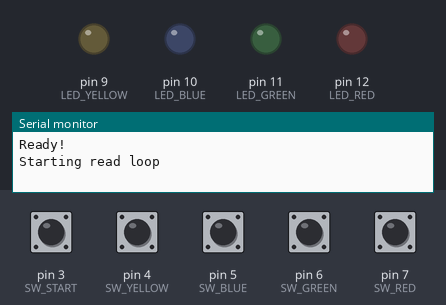
Bench run of a sketch on a simulated Arduino Uno, built with avr-gcc and run on an emulated ATmega328P. Parts: output pins drawn as LEDs (lit = HIGH), the last lines printed to the serial monitor. Dashed ring = blinking. Inputs (shaded band) come from the test bench; at power-on: pin 3 (SW_START) HIGH, pin 4 (SW_YELLOW), pin 5 (SW_BLUE), pin 6 (SW_GREEN), pin 7 (SW_RED) LOW.

Above: at 4.8 s.
4.9 s: pin 4 (SW_YELLOW) pulled HIGH for 0.15 s
At 6.8 s:
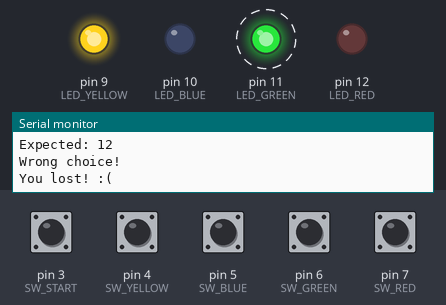
At 7.8 s:
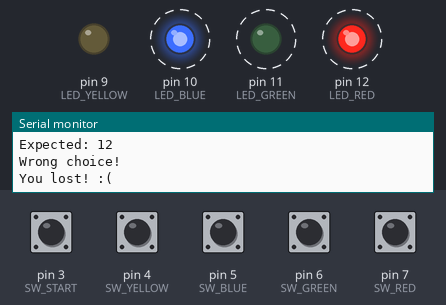
Timing chart, 0 to 14.0 s (numbered marks = the images above; inputs shaded):
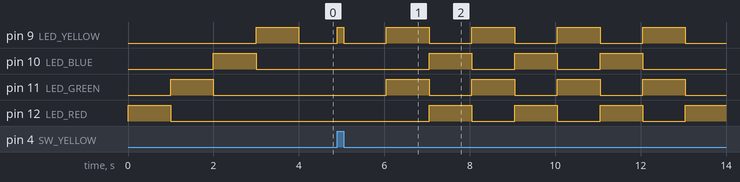

The sketch:

simon.ino
```cpp
#define SW_RED 7
#define SW_GREEN 6
#define SW_BLUE 5
#define SW_YELLOW 4
#define SW_START 3

#define LED_RED 12
#define LED_GREEN 11
#define LED_BLUE 10
#define LED_YELLOW 9

int level = 1;

void setup() {
  Serial.begin(9600);

  pinMode(SW_RED, INPUT);
  pinMode(SW_GREEN, INPUT);
  pinMode(SW_BLUE, INPUT);
  pinMode(SW_YELLOW, INPUT);

  pinMode(LED_RED, OUTPUT);
  pinMode(LED_GREEN, OUTPUT);
  pinMode(LED_BLUE, OUTPUT);
  pinMode(LED_YELLOW, OUTPUT);

  digitalWrite(LED_RED, LOW);
  digitalWrite(LED_GREEN, LOW);
  digitalWrite(LED_BLUE, LOW);
  digitalWrite(LED_YELLOW, LOW);
}

// Generate initial game sequence
void initSeq(int seq[]) {
  seq[0] = LED_RED;
  seq[1] = LED_GREEN;
  seq[2] = LED_BLUE;
  seq[3] = LED_YELLOW;
}

// Displays the current sequence to the LEDs
void showSeq(int seq[]) {
  for (int i = 0; i < 4; i++) {
    digitalWrite(seq[i], HIGH);
    delay(1000);
    digitalWrite(seq[i], LOW);
  }
}

bool debounce() {
  return digitalRead(SW_RED) || digitalRead(SW_GREEN) || digitalRead(SW_BLUE) || digitalRead(SW_YELLOW);
}

// Read the player's attempt at the game sequence
int readSeq(int seq[]) {
  int pos = 0;
  int choice;
  while (pos < 4) {
    Serial.println("Starting read loop");
    choice = 0;

    // Read one choice from player
    while (choice == 0) {
      if (digitalRead(SW_RED) == HIGH) {
        digitalWrite(LED_RED, HIGH);
        choice = LED_RED;
        Serial.println("Got input from red");
        break;
      }

      if (digitalRead(SW_GREEN) == HIGH) {
        digitalWrite(LED_GREEN, HIGH);
        choice = LED_GREEN;
        Serial.println("Got input from green");
        break;
      }

      if (digitalRead(SW_BLUE) == HIGH) {
        digitalWrite(LED_BLUE, HIGH);
        choice = LED_BLUE;
        Serial.println("Got input from blue");
        break;
      }

      if (digitalRead(SW_YELLOW) == HIGH) {
        digitalWrite(LED_YELLOW, HIGH);
        choice = LED_YELLOW;
        Serial.println("Got input from yellow");
        break;
      }
    }


    Serial.println("Read choice");
    Serial.print("Selected: "),
                 Serial.println(choice);
    Serial.print("Expected: ");
    Serial.println(seq[pos]);

    // Wait for button do debounce
    while (debounce()) {}

    // Compare choice to sequence
    if (seq[pos] != choice) {
      Serial.println("Wrong choice!");
      return 0;
    }

    pos++;
    digitalWrite(LED_RED, LOW);
    digitalWrite(LED_GREEN, LOW);
    digitalWrite(LED_BLUE, LOW);
    digitalWrite(LED_YELLOW, LOW);
  }
  return 1;
}

void printArray(int arr[]) {
  for (int i = 0; i < 4; i++) {
    Serial.println(arr[i]);
  }
}

// the loop function runs over and over again forever
void loop() {
  Serial.println("Ready!");

  while (digitalRead(SW_START) == 0) {}

  int seq[4];
  int result;

  initSeq(seq);

  showSeq(seq);

  result = readSeq(seq);

  if (result) {
    Serial.println("You won!");
    winAnimation();
  } else {
    Serial.println("You lost! :(");
    loseAnimation();
  }
}

void loseAnimation() {

  int colours[4];
  colours[0] = LED_RED;
  colours[1] = LED_GREEN;
  colours[2] = LED_BLUE;
  colours[3] = LED_YELLOW;

  int sequence[8][4] = {
    {0, 0, 0, 0},
    {0, 1, 0, 1},
    {1, 0, 1, 0},
    {0, 1, 0, 1},
    {1, 0, 1, 0},
    {0, 1, 0, 1},
    {1, 0, 1, 0},
    {0, 1, 0, 1}
  };
  for (int i = 0; i < (sizeof(sequence) / sizeof(sequence[0])); i++) {
    for (int j = 0; j < 4; j++) {
      digitalWrite(colours[j], sequence[i][j]);
    }
    delay(1000);
  }

  digitalWrite(LED_RED, LOW);
  digitalWrite(LED_GREEN, LOW);
  digitalWrite(LED_BLUE, LOW);
  digitalWrite(LED_YELLOW, LOW);
}

void winAnimation() {

  int colours[4];
  colours[0] = LED_RED;
  colours[1] = LED_GREEN;
  colours[2] = LED_BLUE;
  colours[3] = LED_YELLOW;

  int sequence[18][4] = {
    {0, 0, 0, 0},
    {1, 1, 0, 0},
    {0, 1, 1, 0},
    {0, 0, 1, 1},
    {1, 0, 0, 1},
    {1, 1, 0, 0},
    {0, 1, 1, 0},
    {0, 0, 1, 1},
    {1, 0, 0, 1},
    {1, 1, 0, 0},
    {0, 1, 1, 0},
    {0, 0, 1, 1},
    {1, 0, 0, 1},
    {1, 1, 0, 0},
    {0, 1, 1, 0},
    {0, 0, 1, 1},
    {1, 0, 0, 1},
    {1, 1, 0, 0}
  };
  for (int i = 0; i < (sizeof(sequence) / sizeof(sequence[0])); i++) {
    for (int j = 0; j < 4; j++) {
      digitalWrite(colours[j], sequence[i][j]);
    }
    delay(200);
  }

  digitalWrite(LED_RED, LOW);
  digitalWrite(LED_GREEN, LOW);
  digitalWrite(LED_BLUE, LOW);
  digitalWrite(LED_YELLOW, LOW);
}
```

Measured:
- after the input at 4.9 s, pin 9 (LED_YELLOW): LOW → HIGH at once, then repeats every 2.0 s: LOW 1.0 s, HIGH 1.0 s; pin 10 (LED_BLUE): alternates HIGH for 1.0 s and LOW for 1.0 s, 6 changes in all, then stays LOW, starting after 2.2 s
